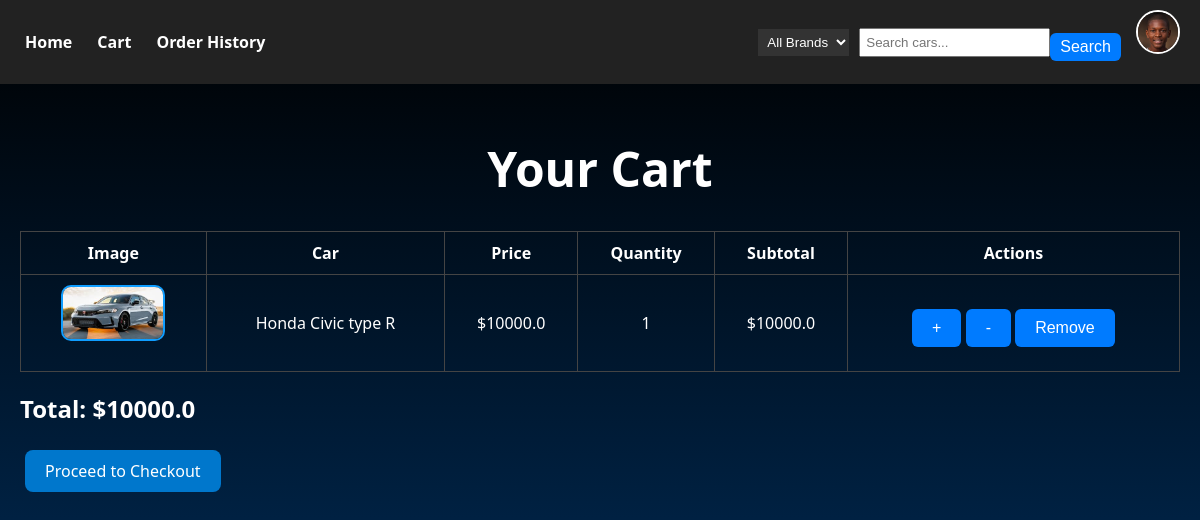
/cart (signed in), run on the app's committed database.
### models.py (models this page shows, shortened)
class User(db.Model):
    id = db.Column(db.Integer, primary_key=True)
    username = db.Column(db.String(80), unique=True)
    password_hash = db.Column(db.String(120))
    profile_pic = db.Column(db.String(120), nullable=True)
    is_admin = db.Column(db.Boolean, default=False)
    listed_cars = db.relationship('Car', back_populates='seller')
    orders = db.relationship('Order', backref='user')

class CartItem(db.Model):
    id = db.Column(db.Integer, primary_key=True)
    user_id = db.Column(db.Integer, nullable=False)
    car_id = db.Column(db.Integer, db.ForeignKey('car.id'), nullable=False)
    quantity = db.Column(db.Integer, nullable=False, default=1)
    car = db.relationship('Car')

class Car(db.Model):
    id = db.Column(db.Integer, primary_key=True)
    model = db.Column(db.String(100), nullable=False)
    mileage = db.Column(db.Integer, nullable=False)
    year = db.Column(db.Integer, nullable=False)
    brand = db.Column(db.String(50), nullable=False)
    condition = db.Column(db.String(50), nullable=False)
    image = db.Column(db.String(100), nullable=True)
    price = db.Column(db.Float, nullable=False)
    seller_id = db.Column(db.Integer, db.ForeignKey('user.id'))
    seller = db.relationship('User', back_populates='listed_cars')

### app.py (the view, shortened to what this page needs)
@app.route('/cart')
def cart():
    if 'user_id' in session:
        items = CartItem.query.filter_by(user_id=session['user_id']).all()
        total = sum(item.car.price * item.quantity for item in items)
        return render_template('cart.html', items=items, total=total)

### app.py (called while the page is built)
@app.context_processor
def inject_user():
    if 'user_id' in session:
        user = User.query.get(session['user_id'])
        return dict(current_user=user)
    return dict(current_user=None)

### templates/cart.html (shortened to what this page needs)
{% extends 'layout.html' %}
{% block content %}
<h1 class="title">Your Cart</h1>
{% if items %}
<table class="cart-table">
    <tr>
        <th>Image</th>
        <th>Car</th>
        <th>Price</th>
        <th>Quantity</th>
        <th>Subtotal</th>
        <th>Actions</th>
    </tr>
    {% for item in items %}
    <tr>
        {% if item.car %}
        <td><img src="{{ url_for('static', filename='uploads/' ~ item.car.image) }}" width="100"></td>
        <td>{{ item.car.brand }} {{ item.car.model }}</td>
        <td>${{ item.car.price }}</td>
        <td>{{ item.quantity }}</td>
        <td>${{ item.car.price * item.quantity }}</td>
        <td>
            <form action="{{ url_for('update_quantity', car_id=item.car.id) }}" method="post" style="display:inline;">
                <button type="submit">+</button>
            </form>
            <form action="{{ url_for('update_quantity', car_id=item.car.id) }}" method="post" style="display:inline;">
                <button type="submit">-</button>
            </form>
            <form action="{{ url_for('remove_from_cart', car_id=item.car.id) }}" method="post" style="display:inline;">
                <button type="submit">Remove</button>
            </form>
        </td>
        {% endif %}
    </tr>
    {% endfor %}
</table>
<h2>Total: ${{ total }}</h2>
<a href="{{ url_for('checkout') }}" class="cart-btn">Proceed to Checkout</a>
{% else %}
<p>Your cart is empty.</p>
{% endif %}
{% endblock %}

### templates/layout.html (shortened to what this page needs)
<!DOCTYPE html>
<html lang="en">
<head>
    <link rel="stylesheet" href="{{ url_for('static', filename='style.css') }}">
</head>
<body>
<div class="navbar">
    <div class="nav-left nav-links">
        <a href="{{ url_for('index') }}">Home</a>
        <a href="{{ url_for('cart') }}">Cart</a>
        <a href="{{ url_for('orders') }}">Order History</a>
    </div>
    <div class="nav-right">
        <form action="{{ url_for('index') }}" method="get" style="display: flex; align-items: center;">
            <select name="brand" onchange="this.form.submit()" class="dropbtn">
                <option value="">All Brands</option>
            </select>
            <input type="text" name="search" placeholder="Search cars..." value="{{ request.args.get('search', '') }}">
             <button type="submit">Search</button>
        </form>
        {% if session.get('username') %}
            <div class="dropdown">
                <img src="{% if current_user.profile_pic %}{{ url_for('static', filename='profile_pics/' + current_user.profile_pic) }}{% else %}{{ url_for('static', filename='profile_pics/default.png') }}{% endif %}" alt="Profile Picture" class="nav-profile-pic" onclick="toggleDropdown()">
            </div>
        {% else %}
            <a href="{{ url_for('login') }}">Login</a>
            <a href="{{ url_for('register') }}">Register</a>
        {% endif %}
    </div>
</div>
<div class="container">
    {% block content %}{% endblock %}
</div>
</body>
</html>

### static/style.css (style rules this page uses)
body { margin: 0; padding: 0; font-family: 'Segoe UI', sans-serif; background: linear-gradient(to right, #000000, #003366); color: white; }
.container { padding: 20px; max-width: 1200px; margin: auto; }
.title { text-align: center; font-size: 3em; margin-bottom: 30px; animation: fadeInDown 1s ease-out; }
.cart-btn, .checkout-btn, .delete-btn, .form button, .filter-form button { display: inline-block; margin-top: 10px; background-color: #0066cc; color: white; padding: 10px 15px; border: none; border-radius: 10px; text-decoration: none; transition: background-color 0.3s ease; }
table { width: 100%; border-collapse: collapse; margin-top: 20px; }
th, td { border: 1px solid #444; padding: 10px; text-align: center; }
img { border-radius: 10px; }
body { margin: 0; font-family: 'Segoe UI', Tahoma, Geneva, Verdana, sans-serif; background: linear-gradient(to bottom, #000000, #003366); color: white; min-height: 100vh; }
.navbar { background-color: rgba(0, 0, 0, 0.7); padding: 15px 20px; display: flex; justify-content: space-between; align-items: center; }
.navbar a { color: #fff; text-decoration: none; margin-right: 15px; font-weight: bold; }
.container { max-width: 1200px; margin: 0 auto; padding: 20px; animation: fadeIn 0.8s ease-in-out; }
.cart-btn { display: inline-block; padding: 10px 20px; background-color: #0077cc; color: white; border: none; border-radius: 8px; text-decoration: none; transition: background 0.3s ease; margin: 5px; }
.dropdown { position: relative; display: inline-block; }
.dropbtn { background-color: #333; color: white; padding: 10px; border: none; cursor: pointer; }
button { background-color: #007BFF; color: white; border: none; padding: 10px 20px; margin-top: 10px; border-radius: 6px; cursor: pointer; font-size: 16px; transition: background-color 0.3s ease; }
img { margin-bottom: 15px; border: 2px solid #0f9dff; }

### templates/layout.html (style rules this page uses)
.navbar { background-color: #222; color: white; padding: 10px 20px; display: flex; justify-content: space-between; align-items: center; flex-wrap: wrap; }
.nav-left, .nav-right { display: flex; align-items: center; gap: 15px; }
.nav-links a { color: white; text-decoration: none; margin: 0 5px; }
.nav-right form input[type="text"], .nav-right form select { padding: 5px; margin-left: 10px; }
.nav-right form button { padding: 5px 10px; }
.dropbtn { background-color: #333; color: white; border: none; }
.container { padding: 20px; }
.nav-profile-pic { width: 40px; height: 40px; border-radius: 50%; object-fit: cover; border: 2px solid white; aspect-ratio: 1 / 1; cursor: pointer; }
.dropdown { position: relative; display: inline-block; }

### data on the page
User: profile_pic (picture)
CartItem: image (picture), car.brand "Honda", car.model "Civic type R", car.price "10000.0", quantity "1", item.car.price*item.quantity "10000.0"

### other printed values
{{ total }} "10000.0"
